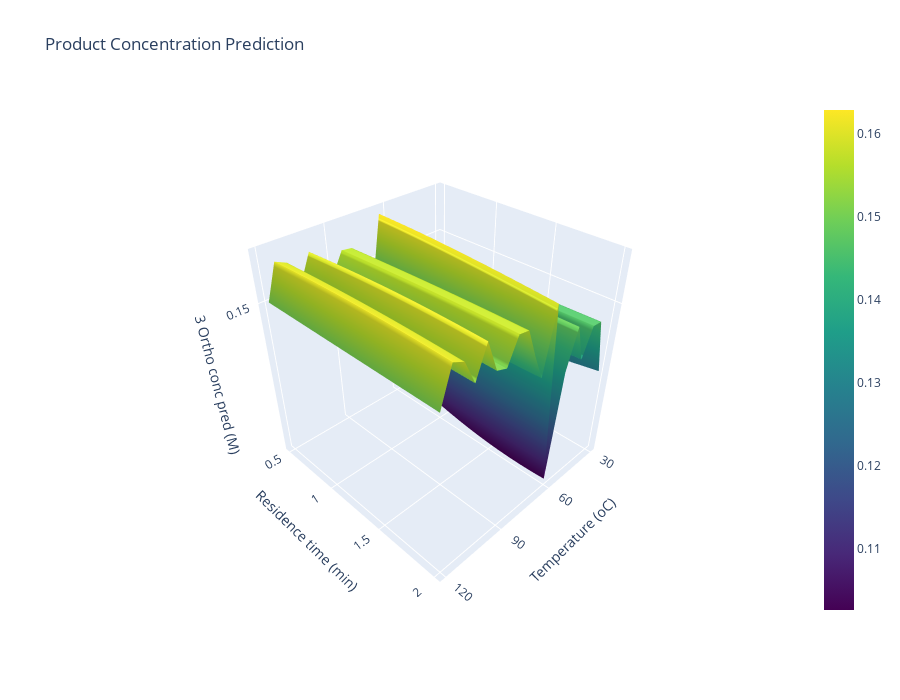

Write notebook code for a chart like this one.
### Code cell
# Plot the prediction landscape
shape = (len(temperatures), len(residence_times))
fig = go.Figure(
    data=[
        go.Surface(
            x=test_dataset["temp"].values.reshape(shape), 
            y=test_dataset["t_r"].values.reshape(shape),  
            z=test_dataset["outlet_ortho_conc_mu"].values.reshape(shape), 
            coloraxis="coloraxis",
        )
    ]
)
fig.update_layout(
    scene=dict(
        xaxis=dict(tickmode="array", tickvals=[30, 60, 90, 120], title="Temperature (oC)"),
        yaxis=dict(tickmode="array", tickvals=[0.5, 1, 1.5, 2], title="Residence time (min)"),
        zaxis=dict(tickmode="array", tickvals=[0.05, 0.1, 0.15, 0.2], title="3 Ortho conc pred (M)"),
    ),
    coloraxis=dict(colorscale="Viridis", cmin=test_dataset["outlet_ortho_conc_mu"].min(), cmax=test_dataset["outlet_ortho_conc_mu"].max()),
    width=900, height=700,
    scene_camera = dict(eye=dict(x=1.5, y=1.5, z=1.5)),
    title="Product Concentration Prediction"
)
fig.show()

### Figure 1 — Plotly figure (JSON) as saved in the notebook; plotly's stock layout.template omitted (floating-point values rounded to 4 significant figures; data arrays with more than 128 entries replaced by an {"elided": "..."} marker saying what was removed)
{"data": [{"coloraxis": "coloraxis", "type": "surface", "x": {"elided": "19x16 float values"}, "y": {"elided": "19x16 float values"}, "z": {"elided": "19x16 float values"}}], "layout": {"coloraxis": {"cmax": 0.1629, "cmin": 0.1025, "colorscale": [[0, "#440154"], [0.1111, "#482878"], [0.2222, "#3e4989"], [0.3333, "#31688e"], [0.4444, "#26828e"], [0.5556, "#1f9e89"], [0.6667, "#35b779"], [0.7778, "#6ece58"], [0.8889, "#b5de2b"], [1, "#fde725"]]}, "height": 700, "scene": {"camera": {"eye": {"x": 1.5, "y": 1.5, "z": 1.5}}, "xaxis": {"tickmode": "array", "tickvals": [30, 60, 90, 120], "title": {"text": "Temperature (oC)"}}, "yaxis": {"tickmode": "array", "tickvals": [0.5, 1, 1.5, 2], "title": {"text": "Residence time (min)"}}, "zaxis": {"tickmode": "array", "tickvals": [0.05, 0.1, 0.15, 0.2], "title": {"text": "3 Ortho conc pred (M)"}}}, "title": {"text": "Product Concentration Prediction"}, "width": 900}}
